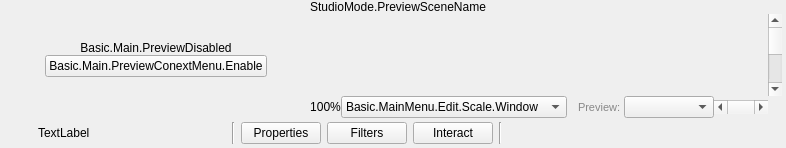
  <widget class="QWidget" name="centralwidget">
   <layout class="QVBoxLayout" name="verticalLayout">
    <property name="spacing">
     <number>0</number>
    </property>
    <property name="leftMargin">
     <number>4</number>
    </property>
    <property name="topMargin">
     <number>0</number>
    </property>
    <property name="rightMargin">
     <number>4</number>
    </property>
    <property name="bottomMargin">
     <number>0</number>
    </property>
    <item>
     <layout class="QHBoxLayout" name="horizontalLayout_2">
      <item>
       <layout class="QHBoxLayout" name="previewLayout">
        <property name="spacing">
         <number>2</number>
        </property>
        <item>
         <widget class="QFrame" name="previewDisabledWidget">
          <property name="sizePolicy">
           <sizepolicy hsizetype="Expanding" vsizetype="Expanding">
            <horstretch>0</horstretch>
            <verstretch>0</verstretch>
           </sizepolicy>
          </property>
          <layout class="QVBoxLayout" name="verticalLayout_7">
           <property name="spacing">
            <number>0</number>
           </property>
           <property name="leftMargin">
            <number>1</number>
           </property>
           <property name="topMargin">
            <number>1</number>
           </property>
           <property name="rightMargin">
            <number>1</number>
           </property>
           <property name="bottomMargin">
            <number>1</number>
           </property>
           <item>
            <spacer name="verticalSpacer_2">
             <property name="orientation">
              <enum>Qt::Vertical</enum>
             </property>
             <property name="sizeHint" stdset="0">
              <size>
               <width>20</width>
               <height>40</height>
              </size>
             </property>
            </spacer>
           </item>
           <item>
            <widget class="QLabel" name="label">
             <property name="sizePolicy">
              <sizepolicy hsizetype="Preferred" vsizetype="Preferred">
               <horstretch>0</horstretch>
               <verstretch>0</verstretch>
              </sizepolicy>
             </property>
             <property name="text">
              <string>Basic.Main.PreviewDisabled</string>
             </property>
             <property name="alignment">
              <set>Qt::AlignCenter</set>
             </property>
            </widget>
           </item>
           <item>
            <layout class="QHBoxLayout" name="horizontalLayout">
             <item>
              <spacer name="horizontalSpacer_2">
               <property name="orientation">
                <enum>Qt::Horizontal</enum>
               </property>
               <property name="sizeHint" stdset="0">
                <size>
                 <width>40</width>
                 <height>20</height>
                </size>
               </property>
              </spacer>
             </item>
             <item>
              <widget class="QPushButton" name="enablePreviewButton">
               <property name="text">
                <string>Basic.Main.PreviewConextMenu.Enable</string>
               </property>
              </widget>
             </item>
             <item>
              <spacer name="horizontalSpacer_3">
               <property name="orientation">
                <enum>Qt::Horizontal</enum>
               </property>
               <property name="sizeHint" stdset="0">
                <size>
                 <width>40</width>
                 <height>20</height>
                </size>
               </property>
              </spacer>
             </item>
            </layout>
           </item>
           <item>
            <spacer name="verticalSpacer_3">
             <property name="orientation">
              <enum>Qt::Vertical</enum>
             </property>
             <property name="sizeHint" stdset="0">
              <size>
               <width>20</width>
               <height>40</height>
              </size>
             </property>
            </spacer>
           </item>
          </layout>
         </widget>
        </item>
        <item>
         <widget class="QWidget" name="previewContainer" native="true">
          <layout class="QVBoxLayout" name="previewTextLayout">
           <property name="spacing">
            <number>0</number>
           </property>
           <property name="leftMargin">
            <number>0</number>
           </property>
           <property name="topMargin">
            <number>0</number>
           </property>
           <property name="rightMargin">
            <number>0</number>
           </property>
           <property name="bottomMargin">
            <number>0</number>
           </property>
           <item>
            <widget class="QLabel" name="previewLabel">
             <property name="sizePolicy">
              <sizepolicy hsizetype="Ignored" vsizetype="Preferred">
               <horstretch>0</horstretch>
               <verstretch>0</verstretch>
              </sizepolicy>
             </property>
             <property name="text">
              <string>StudioMode.PreviewSceneName</string>
             </property>
             <property name="alignment">
              <set>Qt::AlignLeading|Qt::AlignLeft|Qt::AlignVCenter</set>
             </property>
             <property name="class" stdset="0">
              <string>label-preview-title</string>
             </property>
            </widget>
           </item>
           <item>
            <layout class="QGridLayout" name="gridLayout">
             <property name="spacing">
              <number>0</number>
             </property>
             <item row="1" column="0" colspan="2">
              <widget class="OBSBasicPreview" name="preview" native="true">
               <property name="sizePolicy">
                <sizepolicy hsizetype="Expanding" vsizetype="Expanding">
                 <horstretch>0</horstretch>
                 <verstretch>0</verstretch>
                </sizepolicy>
               </property>
               <property name="minimumSize">
                <size>
                 <width>32</width>
                 <height>32</height>
                </size>
               </property>
               <property name="focusPolicy">
                <enum>Qt::ClickFocus</enum>
               </property>
               <property name="contextMenuPolicy">
                <enum>Qt::CustomContextMenu</enum>
               </property>
               <addaction name="actionRemoveSource"/>
              </widget>
             </item>
             <item row="2" column="1">
              <widget class="QWidget" name="previewXContainer" native="true">
               <layout class="QHBoxLayout" name="horizontalLayout_7">
                <property name="spacing">
                 <number>0</number>
                </property>
                <property name="leftMargin">
                 <number>0</number>
                </property>
                <property name="topMargin">
                 <number>0</number>
                </property>
                <property name="rightMargin">
                 <number>0</number>
                </property>
                <property name="bottomMargin">
                 <number>0</number>
                </property>
                <item>
                 <widget class="OBSPreviewScalingLabel" name="previewScalePercent">
                  <property name="text">
                   <string>100%</string>
                  </property>
                  <property name="alignment">
                   <set>Qt::AlignCenter</set>
                  </property>
                 </widget>
                </item>
                <item>
                 <widget class="OBSPreviewScalingComboBox" name="previewScalingMode">
                  <item>
                   <property name="text">
                    <string>Basic.MainMenu.Edit.Scale.Window</string>
                   </property>
                  </item>
                  <item>
                   <property name="text">
                    <string>Basic.MainMenu.Edit.Scale.Canvas</string>
                   </property>
                  </item>
                 </widget>
                </item>
                <item>
                 <widget class="QLabel" name="previewFpsLabel">
                  <property name="text">
                   <string notr="true">Preview:</string>
                  </property>
                  <property name="styleSheet">
                   <string notr="true">color: #888; font-size: 11px; padding-left: 8px;</string>
                  </property>
                 </widget>
                </item>
                <item>
                 <widget class="QComboBox" name="previewFpsCombo">
                  <property name="toolTip">
                   <string notr="true">Lower preview FPS = more CPU/GPU saved for your game</string>
                  </property>
                  <property name="sizePolicy">
                   <sizepolicy hsizetype="Fixed" vsizetype="Fixed">
                    <horstretch>0</horstretch>
                    <verstretch>0</verstretch>
                   </sizepolicy>
                  </property>
                  <property name="minimumSize">
                   <size>
                    <width>90</width>
                    <height>0</height>
                   </size>
                  </property>
                 </widget>
                </item>
                <item>
                 <widget class="QScrollBar" name="previewXScrollBar">
                  <property name="sizePolicy">
                   <sizepolicy hsizetype="MinimumExpanding" vsizetype="Fixed">
                    <horstretch>0</horstretch>
                    <verstretch>0</verstretch>
                   </sizepolicy>
                  </property>
                  <property name="minimum">
                   <number>-200</number>
                  </property>
                  <property name="maximum">
                   <number>200</number>
                  </property>
                  <property name="singleStep">
                   <number>10</number>
                  </property>
                  <property name="pageStep">
                   <number>100</number>
                  </property>
                  <property name="orientation">
                   <enum>Qt::Horizontal</enum>
                  </property>
                 </widget>
                </item>
               </layout>
              </widget>
             </item>
             <item row="1" column="2">
              <widget class="QScrollBar" name="previewYScrollBar">
               <property name="orientation">
                <enum>Qt::Vertical</enum>
               </property>
              </widget>
             </item>
            </layout>
           </item>
          </layout>
         </widget>
        </item>
       </layout>
      </item>
     </layout>
    </item>
    <item>
     <widget class="QFrame" name="contextContainer">
      <property name="sizePolicy">
       <sizepolicy hsizetype="Preferred" vsizetype="Preferred">
        <horstretch>0</horstretch>
        <verstretch>0</verstretch>
       </sizepolicy>
      </property>
      <property name="minimumSize">
       <size>
        <width>0</width>
        <height>0</height>
       </size>
      </property>
      <layout class="QHBoxLayout" name="horizontalLayout9">
       <property name="spacing">
        <number>6</number>
       </property>
       <property name="sizeConstraint">
        <enum>QLayout::SetDefaultConstraint</enum>
       </property>
       <property name="leftMargin">
        <number>6</number>
       </property>
       <property name="topMargin">
        <number>4</number>
       </property>
       <property name="rightMargin">
        <number>6</number>
       </property>
       <property name="bottomMargin">
        <number>4</number>
       </property>
       <item>
        <widget class="QFrame" name="contextSubContainer">
         <property name="sizePolicy">
          <sizepolicy hsizetype="Preferred" vsizetype="Preferred">
           <horstretch>0</horstretch>
           <verstretch>0</verstretch>
          </sizepolicy>
         </property>
         <property name="minimumSize">
          <size>
           <width>0</width>
           <height>0</height>
          </size>
         </property>
         <layout class="QHBoxLayout" name="horizontalLayout_5">
          <property name="spacing">
           <number>6</number>
          </property>
          <property name="leftMargin">
           <number>0</number>
          </property>
          <property name="topMargin">
           <number>0</number>
          </property>
          <property name="rightMargin">
           <number>0</number>
          </property>
          <property name="bottomMargin">
           <number>0</number>
          </property>
          <item>
           <widget class="QLabel" name="contextSourceIcon">
            <property name="sizePolicy">
             <sizepolicy hsizetype="Fixed" vsizetype="Fixed">
              <horstretch>0</horstretch>
              <verstretch>0</verstretch>
             </sizepolicy>
            </property>
            <property name="minimumSize">
             <size>
              <width>22</width>
              <height>22</height>
             </size>
            </property>
            <property name="maximumSize">
             <size>
              <width>22</width>
              <height>22</height>
             </size>
            </property>
            <property name="text">
             <string/>
            </property>
           </widget>
          </item>
          <item>
           <widget class="QLabel" name="contextSourceLabel">
            <property name="sizePolicy">
             <sizepolicy hsizetype="Preferred" vsizetype="Fixed">
              <horstretch>0</horstretch>
              <verstretch>0</verstretch>
             </sizepolicy>
            </property>
            <property name="minimumSize">
             <size>
              <width>160</width>
              <height>22</height>
             </size>
            </property>
            <property name="maximumSize">
             <size>
              <width>160</width>
              <height>22</height>
             </size>
            </property>
            <property name="text">
             <string>TextLabel</string>
            </property>
           </widget>
          </item>
          <item>
           <widget class="QLabel" name="contextSourceIconSpacer">
            <property name="sizePolicy">
             <sizepolicy hsizetype="Fixed" vsizetype="Fixed">
              <horstretch>0</horstretch>
              <verstretch>0</verstretch>
             </sizepolicy>
            </property>
            <property name="minimumSize">
             <size>
              <width>22</width>
              <height>22</height>
             </size>
            </property>
            <property name="maximumSize">
             <size>
              <width>22</width>
              <height>22</height>
             </size>
            </property>
            <property name="text">
             <string/>
            </property>
           </widget>
          </item>
          <item>
           <widget class="Line" name="line_3">
            <property name="orientation">
             <enum>Qt::Vertical</enum>
            </property>
           </widget>
          </item>
          <item>
           <widget class="QPushButton" name="sourcePropertiesButton">
            <property name="sizePolicy">
             <sizepolicy hsizetype="Minimum" vsizetype="Fixed">
              <horstretch>0</horstretch>
              <verstretch>0</verstretch>
             </sizepolicy>
            </property>
            <property name="minimumSize">
             <size>
              <width>0</width>
              <height>22</height>
             </size>
            </property>
            <property name="toolTip">
             <string>SourceProperties</string>
            </property>
            <property name="text">
             <string>Properties</string>
            </property>
            <property name="icon">
             <iconset resource="obs.qrc">
              <normaloff>:/settings/images/settings/general.svg</normaloff>:/settings/images/settings/general.svg</iconset>
            </property>
            <property name="flat">
             <bool>false</bool>
            </property>
           </widget>
          </item>
          <item>
           <widget class="QPushButton" name="sourceFiltersButton">
            <property name="minimumSize">
             <size>
              <width>0</width>
              <height>22</height>
             </size>
            </property>
            <property name="toolTip">
             <string>SourceFilters</string>
            </property>
            <property name="text">
             <string>Filters</string>
            </property>
            <property name="icon">
             <iconset resource="obs.qrc">
              <normaloff>:/res/images/filter.svg</normaloff>:/res/images/filter.svg</iconset>
            </property>
            <property name="flat">
             <bool>false</bool>
            </property>
           </widget>
          </item>
          <item>
           <widget class="QPushButton" name="sourceInteractButton">
            <property name="minimumSize">
             <size>
              <width>0</width>
              <height>22</height>
             </size>
            </property>
            <property name="toolTip">
             <string>Interact</string>
            </property>
            <property name="text">
             <string>Interact</string>
            </property>
            <property name="icon">
             <iconset resource="obs.qrc">
              <normaloff>:/res/images/interact.svg</normaloff>:/res/images/interact.svg</iconset>
            </property>
            <property name="flat">
             <bool>false</bool>
            </property>
            <property name="class" stdset="0">
             <string notr="true">icon-touch</string>
            </property>
           </widget>
          </item>
          <item>
           <widget class="Line" name="line">
            <property name="orientation">
             <enum>Qt::Vertical</enum>
            </property>
           </widget>
          </item>
         </layout>
        </widget>
       </item>
       <item>
        <widget class="QFrame" name="emptySpace">
         <property name="sizePolicy">
          <sizepolicy hsizetype="Expanding" vsizetype="Minimum">
           <horstretch>0</horstretch>
           <verstretch>0</verstretch>
          </sizepolicy>
         </property>
         <property name="minimumSize">
          <size>
           <width>0</width>
           <height>22</height>
          </size>
         </property>
         <layout class="QHBoxLayout" name="horizontalLayout_6">
          <property name="spacing">
           <number>0</number>
          </property>
          <property name="leftMargin">
           <number>0</number>
          </property>
          <property name="topMargin">
           <number>0</number>
          </property>
          <property name="rightMargin">
           <number>0</number>
          </property>
          <property name="bottomMargin">
           <number>0</number>
          </property>
         </layout>
        </widget>
       </item>
      </layout>
     </widget>
    </item>
   </layout>
  </widget>
